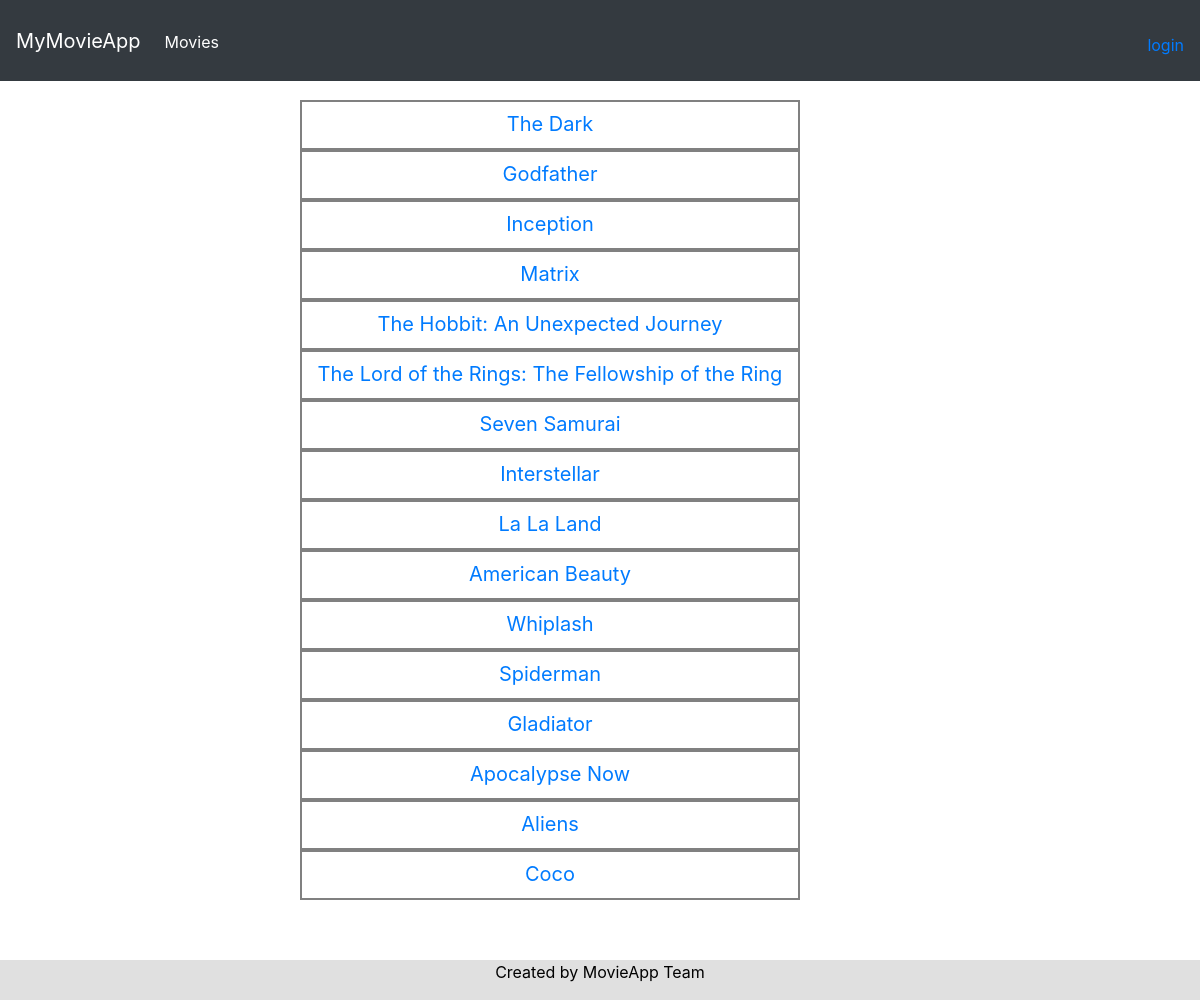
The page / on the database its author committed.
### myMovieApp/models.py (models this page shows, shortened)
class Movie(models.Model):
    name = models.CharField(max_length=50)
    release = models.IntegerField()
    genre = models.CharField(max_length=50)
    description = models.CharField(max_length=1000)
    cast = models.CharField(max_length=1000)
    trailer = models.CharField(max_length=500)
    director = models.CharField(max_length=200)
    country = models.CharField(max_length=100)
    duration = models.CharField(max_length=50)

### myMovieApp/templates/myMovieApp/movie_list.html
{% extends "myMovieApp/base.html" %}
{% block content %}
  <ul style="margin-bottom: 100px; margin-left: -140px">
      {% for movie in movies_list %}
          <li style="border:2px solid grey; width: 500px; height: 50px; list-style-type:none;">
            <div style="margin-top: 7px; font-size: 20px">
            <a href="{% url 'movie_detail' movie.id %}">{{ movie.name }}</a>
            </div>
          </li>
      {% empty %}<li>Sorry, no movies registered yet.</li>
      {% endfor %}
  </ul>
{% endblock %}

### rows shown on the page
Movie: name "The Dark"
Movie: name "Godfather"
Movie: name "Inception"
Movie: name "Matrix"
Movie: name "The Hobbit: An Unexpected Journey"
Movie: name "The Lord of the Rings: The Fellowship of the Ring"
Movie: name "Seven Samurai"
Movie: name "Interstellar"
Movie: name "La La Land"
Movie: name "American Beauty"
Movie: name "Whiplash"
Movie: name "Spiderman"
Movie: name "Gladiator"
Movie: name "Apocalypse Now"
Movie: name "Aliens"
Movie: name "Coco"
